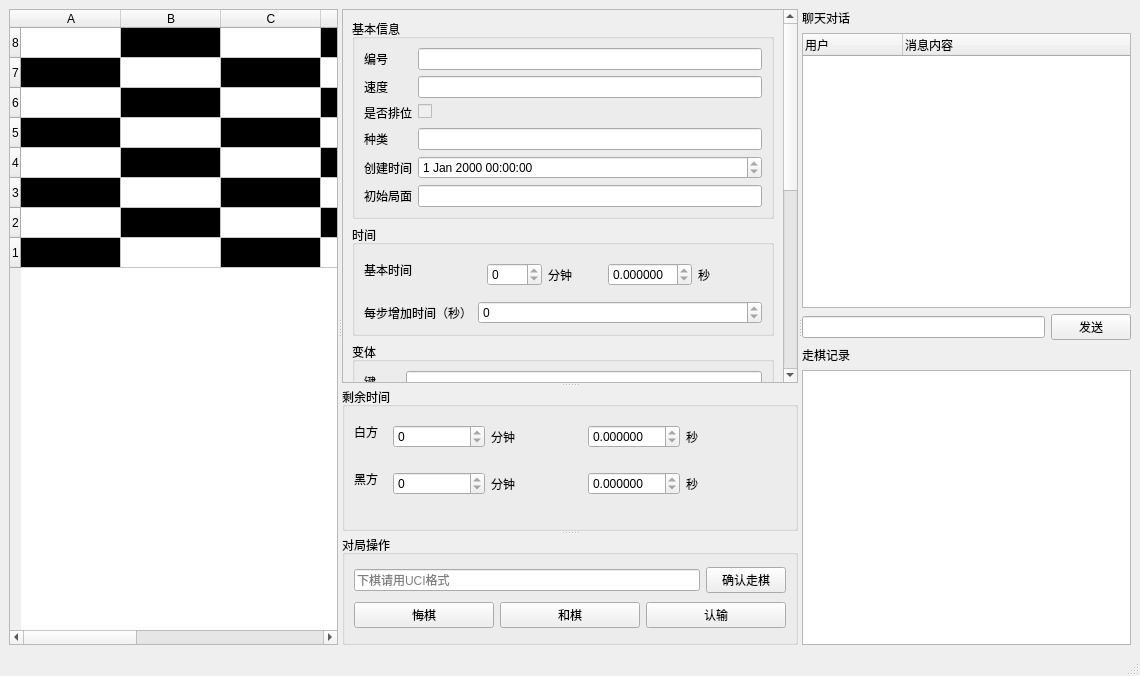
<?xml version="1.0" encoding="UTF-8"?>
<ui version="4.0">
 <class>MainWindow</class>
 <widget class="QMainWindow" name="MainWindow">
  <property name="geometry">
   <rect>
    <x>0</x>
    <y>0</y>
    <width>1140</width>
    <height>676</height>
   </rect>
  </property>
  <property name="windowTitle">
   <string>MainWindow</string>
  </property>
  <widget class="QWidget" name="centralwidget">
   <layout class="QHBoxLayout" name="horizontalLayout_7">
    <item>
     <widget class="QSplitter" name="splitter_2">
      <property name="orientation">
       <enum>Qt::Orientation::Horizontal</enum>
      </property>
      <widget class="QTableWidget" name="tableWidget">
       <row>
        <property name="text">
         <string>8</string>
        </property>
       </row>
       <row>
        <property name="text">
         <string>7</string>
        </property>
       </row>
       <row>
        <property name="text">
         <string>6</string>
        </property>
       </row>
       <row>
        <property name="text">
         <string>5</string>
        </property>
       </row>
       <row>
        <property name="text">
         <string>4</string>
        </property>
       </row>
       <row>
        <property name="text">
         <string>3</string>
        </property>
       </row>
       <row>
        <property name="text">
         <string>2</string>
        </property>
       </row>
       <row>
        <property name="text">
         <string>1</string>
        </property>
       </row>
       <column>
        <property name="text">
         <string>A</string>
        </property>
       </column>
       <column>
        <property name="text">
         <string>B</string>
        </property>
       </column>
       <column>
        <property name="text">
         <string>C</string>
        </property>
       </column>
       <column>
        <property name="text">
         <string>D</string>
        </property>
       </column>
       <column>
        <property name="text">
         <string>E</string>
        </property>
       </column>
       <column>
        <property name="text">
         <string>F</string>
        </property>
       </column>
       <column>
        <property name="text">
         <string>G</string>
        </property>
       </column>
       <column>
        <property name="text">
         <string>H</string>
        </property>
       </column>
       <item row="0" column="1">
        <property name="text">
         <string/>
        </property>
        <property name="background">
         <brush brushstyle="SolidPattern">
          <color alpha="255">
           <red>0</red>
           <green>0</green>
           <blue>0</blue>
          </color>
         </brush>
        </property>
        <property name="foreground">
         <brush brushstyle="NoBrush">
          <color alpha="255">
           <red>0</red>
           <green>0</green>
           <blue>0</blue>
          </color>
         </brush>
        </property>
       </item>
       <item row="0" column="3">
        <property name="text">
         <string/>
        </property>
        <property name="background">
         <brush brushstyle="SolidPattern">
          <color alpha="255">
           <red>0</red>
           <green>0</green>
           <blue>0</blue>
          </color>
         </brush>
        </property>
       </item>
       <item row="0" column="5">
        <property name="text">
         <string/>
        </property>
        <property name="background">
         <brush brushstyle="SolidPattern">
          <color alpha="255">
           <red>0</red>
           <green>0</green>
           <blue>0</blue>
          </color>
         </brush>
        </property>
       </item>
       <item row="0" column="7">
        <property name="text">
         <string/>
        </property>
        <property name="background">
         <brush brushstyle="SolidPattern">
          <color alpha="255">
           <red>0</red>
           <green>0</green>
           <blue>0</blue>
          </color>
         </brush>
        </property>
       </item>
       <item row="1" column="0">
        <property name="text">
         <string/>
        </property>
        <property name="background">
         <brush brushstyle="SolidPattern">
          <color alpha="255">
           <red>0</red>
           <green>0</green>
           <blue>0</blue>
          </color>
         </brush>
        </property>
       </item>
       <item row="1" column="2">
        <property name="text">
         <string/>
        </property>
        <property name="background">
         <brush brushstyle="SolidPattern">
          <color alpha="255">
           <red>0</red>
           <green>0</green>
           <blue>0</blue>
          </color>
         </brush>
        </property>
       </item>
       <item row="1" column="4">
        <property name="text">
         <string/>
        </property>
        <property name="background">
         <brush brushstyle="SolidPattern">
          <color alpha="255">
           <red>0</red>
           <green>0</green>
           <blue>0</blue>
          </color>
         </brush>
        </property>
       </item>
       <item row="1" column="6">
        <property name="text">
         <string/>
        </property>
        <property name="background">
         <brush brushstyle="SolidPattern">
          <color alpha="255">
           <red>0</red>
           <green>0</green>
           <blue>0</blue>
          </color>
         </brush>
        </property>
       </item>
       <item row="2" column="1">
        <property name="text">
         <string/>
        </property>
        <property name="background">
         <brush brushstyle="SolidPattern">
          <color alpha="255">
           <red>0</red>
           <green>0</green>
           <blue>0</blue>
          </color>
         </brush>
        </property>
       </item>
       <item row="2" column="3">
        <property name="text">
         <string/>
        </property>
        <property name="background">
         <brush brushstyle="SolidPattern">
          <color alpha="255">
           <red>0</red>
           <green>0</green>
           <blue>0</blue>
          </color>
         </brush>
        </property>
       </item>
       <item row="2" column="5">
        <property name="text">
         <string/>
        </property>
        <property name="background">
         <brush brushstyle="SolidPattern">
          <color alpha="255">
           <red>0</red>
           <green>0</green>
           <blue>0</blue>
          </color>
         </brush>
        </property>
       </item>
       <item row="2" column="7">
        <property name="text">
         <string/>
        </property>
        <property name="background">
         <brush brushstyle="SolidPattern">
          <color alpha="255">
           <red>0</red>
           <green>0</green>
           <blue>0</blue>
          </color>
         </brush>
        </property>
       </item>
       <item row="3" column="0">
        <property name="text">
         <string/>
        </property>
        <property name="background">
         <brush brushstyle="SolidPattern">
          <color alpha="255">
           <red>0</red>
           <green>0</green>
           <blue>0</blue>
          </color>
         </brush>
        </property>
       </item>
       <item row="3" column="2">
        <property name="text">
         <string/>
        </property>
        <property name="background">
         <brush brushstyle="SolidPattern">
          <color alpha="255">
           <red>0</red>
           <green>0</green>
           <blue>0</blue>
          </color>
         </brush>
        </property>
       </item>
       <item row="3" column="4">
        <property name="text">
         <string/>
        </property>
        <property name="background">
         <brush brushstyle="SolidPattern">
          <color alpha="255">
           <red>0</red>
           <green>0</green>
           <blue>0</blue>
          </color>
         </brush>
        </property>
       </item>
       <item row="3" column="6">
        <property name="text">
         <string/>
        </property>
        <property name="background">
         <brush brushstyle="SolidPattern">
          <color alpha="255">
           <red>0</red>
           <green>0</green>
           <blue>0</blue>
          </color>
         </brush>
        </property>
       </item>
       <item row="4" column="1">
        <property name="text">
         <string/>
        </property>
        <property name="background">
         <brush brushstyle="SolidPattern">
          <color alpha="255">
           <red>0</red>
           <green>0</green>
           <blue>0</blue>
          </color>
         </brush>
        </property>
       </item>
       <item row="4" column="3">
        <property name="text">
         <string/>
        </property>
        <property name="background">
         <brush brushstyle="SolidPattern">
          <color alpha="255">
           <red>0</red>
           <green>0</green>
           <blue>0</blue>
          </color>
         </brush>
        </property>
       </item>
       <item row="4" column="5">
        <property name="text">
         <string/>
        </property>
        <property name="background">
         <brush brushstyle="SolidPattern">
          <color alpha="255">
           <red>0</red>
           <green>0</green>
           <blue>0</blue>
          </color>
         </brush>
        </property>
       </item>
       <item row="4" column="7">
        <property name="text">
         <string/>
        </property>
        <property name="background">
         <brush brushstyle="SolidPattern">
          <color alpha="255">
           <red>0</red>
           <green>0</green>
           <blue>0</blue>
          </color>
         </brush>
        </property>
       </item>
       <item row="5" column="0">
        <property name="text">
         <string/>
        </property>
        <property name="background">
         <brush brushstyle="SolidPattern">
          <color alpha="255">
           <red>0</red>
           <green>0</green>
           <blue>0</blue>
          </color>
         </brush>
        </property>
       </item>
       <item row="5" column="2">
        <property name="text">
         <string/>
        </property>
        <property name="background">
         <brush brushstyle="SolidPattern">
          <color alpha="255">
           <red>0</red>
           <green>0</green>
           <blue>0</blue>
          </color>
         </brush>
        </property>
       </item>
       <item row="5" column="4">
        <property name="text">
         <string/>
        </property>
        <property name="background">
         <brush brushstyle="SolidPattern">
          <color alpha="255">
           <red>0</red>
           <green>0</green>
           <blue>0</blue>
          </color>
         </brush>
        </property>
       </item>
       <item row="5" column="6">
        <property name="text">
         <string/>
        </property>
        <property name="background">
         <brush brushstyle="SolidPattern">
          <color alpha="255">
           <red>0</red>
           <green>0</green>
           <blue>0</blue>
          </color>
         </brush>
        </property>
       </item>
       <item row="6" column="1">
        <property name="text">
         <string/>
        </property>
        <property name="background">
         <brush brushstyle="SolidPattern">
          <color alpha="255">
           <red>0</red>
           <green>0</green>
           <blue>0</blue>
          </color>
         </brush>
        </property>
       </item>
       <item row="6" column="3">
        <property name="text">
         <string/>
        </property>
        <property name="background">
         <brush brushstyle="SolidPattern">
          <color alpha="255">
           <red>0</red>
           <green>0</green>
           <blue>0</blue>
          </color>
         </brush>
        </property>
       </item>
       <item row="6" column="5">
        <property name="text">
         <string/>
        </property>
        <property name="background">
         <brush brushstyle="SolidPattern">
          <color alpha="255">
           <red>0</red>
           <green>0</green>
           <blue>0</blue>
          </color>
         </brush>
        </property>
       </item>
       <item row="6" column="7">
        <property name="text">
         <string/>
        </property>
        <property name="background">
         <brush brushstyle="SolidPattern">
          <color alpha="255">
           <red>0</red>
           <green>0</green>
           <blue>0</blue>
          </color>
         </brush>
        </property>
       </item>
       <item row="7" column="0">
        <property name="text">
         <string/>
        </property>
        <property name="background">
         <brush brushstyle="SolidPattern">
          <color alpha="255">
           <red>0</red>
           <green>0</green>
           <blue>0</blue>
          </color>
         </brush>
        </property>
       </item>
       <item row="7" column="2">
        <property name="text">
         <string/>
        </property>
        <property name="background">
         <brush brushstyle="SolidPattern">
          <color alpha="255">
           <red>0</red>
           <green>0</green>
           <blue>0</blue>
          </color>
         </brush>
        </property>
       </item>
       <item row="7" column="4">
        <property name="text">
         <string/>
        </property>
        <property name="background">
         <brush brushstyle="SolidPattern">
          <color alpha="255">
           <red>0</red>
           <green>0</green>
           <blue>0</blue>
          </color>
         </brush>
        </property>
       </item>
       <item row="7" column="6">
        <property name="text">
         <string/>
        </property>
        <property name="background">
         <brush brushstyle="SolidPattern">
          <color alpha="255">
           <red>0</red>
           <green>0</green>
           <blue>0</blue>
          </color>
         </brush>
        </property>
       </item>
      </widget>
      <widget class="QSplitter" name="splitter">
       <property name="orientation">
        <enum>Qt::Orientation::Vertical</enum>
       </property>
       <widget class="QScrollArea" name="scrollArea">
        <property name="widgetResizable">
         <bool>true</bool>
        </property>
        <widget class="QWidget" name="scrollAreaWidgetContents">
         <property name="geometry">
          <rect>
           <x>0</x>
           <y>-362</y>
           <width>454</width>
           <height>753</height>
          </rect>
         </property>
         <layout class="QVBoxLayout" name="verticalLayout">
          <item>
           <widget class="QGroupBox" name="groupBox">
            <property name="title">
             <string>基本信息</string>
            </property>
            <layout class="QFormLayout" name="formLayout">
             <item row="0" column="0">
              <widget class="QLabel" name="label">
               <property name="text">
                <string>编号</string>
               </property>
              </widget>
             </item>
             <item row="0" column="1">
              <widget class="QLineEdit" name="lineEdit">
               <property name="readOnly">
                <bool>true</bool>
               </property>
              </widget>
             </item>
             <item row="1" column="0">
              <widget class="QLabel" name="label_2">
               <property name="text">
                <string>速度</string>
               </property>
              </widget>
             </item>
             <item row="1" column="1">
              <widget class="QLineEdit" name="lineEdit_2">
               <property name="readOnly">
                <bool>true</bool>
               </property>
              </widget>
             </item>
             <item row="2" column="0">
              <widget class="QLabel" name="label_3">
               <property name="text">
                <string>是否排位</string>
               </property>
              </widget>
             </item>
             <item row="2" column="1">
              <widget class="QCheckBox" name="checkBox">
               <property name="enabled">
                <bool>false</bool>
               </property>
               <property name="text">
                <string/>
               </property>
               <property name="checked">
                <bool>false</bool>
               </property>
               <property name="tristate">
                <bool>false</bool>
               </property>
              </widget>
             </item>
             <item row="3" column="0">
              <widget class="QLabel" name="label_4">
               <property name="text">
                <string>种类</string>
               </property>
              </widget>
             </item>
             <item row="3" column="1">
              <widget class="QLineEdit" name="lineEdit_3">
               <property name="readOnly">
                <bool>true</bool>
               </property>
              </widget>
             </item>
             <item row="4" column="0">
              <widget class="QLabel" name="label_5">
               <property name="text">
                <string>创建时间</string>
               </property>
              </widget>
             </item>
             <item row="4" column="1">
              <widget class="QDateTimeEdit" name="dateTimeEdit">
               <property name="readOnly">
                <bool>true</bool>
               </property>
               <property name="calendarPopup">
                <bool>false</bool>
               </property>
              </widget>
             </item>
             <item row="5" column="0">
              <widget class="QLabel" name="label_6">
               <property name="text">
                <string>初始局面</string>
               </property>
              </widget>
             </item>
             <item row="5" column="1">
              <widget class="QLineEdit" name="lineEdit_4">
               <property name="frame">
                <bool>true</bool>
               </property>
               <property name="readOnly">
                <bool>true</bool>
               </property>
              </widget>
             </item>
            </layout>
           </widget>
          </item>
          <item>
           <widget class="QGroupBox" name="groupBox_3">
            <property name="title">
             <string>时间</string>
            </property>
            <layout class="QFormLayout" name="formLayout_4">
             <item row="0" column="0">
              <widget class="QLabel" name="label_11">
               <property name="text">
                <string>基本时间</string>
               </property>
              </widget>
             </item>
             <item row="2" column="0">
              <widget class="QLabel" name="label_12">
               <property name="text">
                <string>每步增加时间（秒）</string>
               </property>
              </widget>
             </item>
             <item row="2" column="1">
              <widget class="QSpinBox" name="spinBox_2">
               <property name="readOnly">
                <bool>true</bool>
               </property>
              </widget>
             </item>
             <item row="0" column="1">
              <widget class="QWidget" name="widget" native="true">
               <layout class="QHBoxLayout" name="horizontalLayout">
                <item>
                 <widget class="QSpinBox" name="spinBox_4">
                  <property name="readOnly">
                   <bool>true</bool>
                  </property>
                 </widget>
                </item>
                <item>
                 <widget class="QLabel" name="label_13">
                  <property name="text">
                   <string>分钟</string>
                  </property>
                 </widget>
                </item>
                <item>
                 <widget class="QDoubleSpinBox" name="doubleSpinBox">
                  <property name="readOnly">
                   <bool>true</bool>
                  </property>
                  <property name="decimals">
                   <number>6</number>
                  </property>
                 </widget>
                </item>
                <item>
                 <widget class="QLabel" name="label_14">
                  <property name="text">
                   <string>秒</string>
                  </property>
                 </widget>
                </item>
               </layout>
              </widget>
             </item>
            </layout>
           </widget>
          </item>
          <item>
           <widget class="QGroupBox" name="groupBox_7">
            <property name="title">
             <string>变体</string>
            </property>
            <layout class="QFormLayout" name="formLayout_6">
             <item row="1" column="0">
              <widget class="QLabel" name="label_25">
               <property name="text">
                <string>键</string>
               </property>
              </widget>
             </item>
             <item row="2" column="0">
              <widget class="QLabel" name="label_26">
               <property name="text">
                <string>名称</string>
               </property>
              </widget>
             </item>
             <item row="2" column="1">
              <widget class="QLineEdit" name="lineEdit_10">
               <property name="readOnly">
                <bool>true</bool>
               </property>
              </widget>
             </item>
             <item row="3" column="0">
              <widget class="QLabel" name="label_27">
               <property name="text">
                <string>短名称</string>
               </property>
              </widget>
             </item>
             <item row="3" column="1">
              <widget class="QLineEdit" name="lineEdit_14">
               <property name="readOnly">
                <bool>true</bool>
               </property>
              </widget>
             </item>
             <item row="1" column="1">
              <widget class="QLineEdit" name="lineEdit_9">
               <property name="readOnly">
                <bool>true</bool>
               </property>
              </widget>
             </item>
            </layout>
           </widget>
          </item>
          <item>
           <widget class="QGroupBox" name="groupBox_2">
            <property name="title">
             <string>白方</string>
            </property>
            <layout class="QFormLayout" name="formLayout_2">
             <item row="0" column="0">
              <widget class="QLabel" name="label_7">
               <property name="text">
                <string>编号</string>
               </property>
              </widget>
             </item>
             <item row="0" column="1">
              <widget class="QLineEdit" name="lineEdit_5">
               <property name="readOnly">
                <bool>true</bool>
               </property>
              </widget>
             </item>
             <item row="1" column="0">
              <widget class="QLabel" name="label_8">
               <property name="text">
                <string>名称</string>
               </property>
              </widget>
             </item>
             <item row="1" column="1">
              <widget class="QLineEdit" name="lineEdit_6">
               <property name="readOnly">
                <bool>true</bool>
               </property>
              </widget>
             </item>
             <item row="2" column="0">
              <widget class="QLabel" name="label_9">
               <property name="text">
                <string>头衔</string>
               </property>
              </widget>
             </item>
             <item row="2" column="1">
              <widget class="QLineEdit" name="lineEdit_7">
               <property name="readOnly">
                <bool>true</bool>
               </property>
              </widget>
             </item>
             <item row="3" column="0">
              <widget class="QLabel" name="label_10">
               <property name="text">
                <string>等级分</string>
               </property>
              </widget>
             </item>
             <item row="3" column="1">
              <widget class="QSpinBox" name="spinBox">
               <property name="readOnly">
                <bool>true</bool>
               </property>
              </widget>
             </item>
            </layout>
           </widget>
          </item>
          <item>
           <widget class="QGroupBox" name="groupBox_4">
            <property name="title">
             <string>黑方</string>
            </property>
            <layout class="QFormLayout" name="formLayout_3">
             <item row="0" column="0">
              <widget class="QLabel" name="label_15">
               <property name="text">
                <string>编号</string>
               </property>
              </widget>
             </item>
             <item row="0" column="1">
              <widget class="QLineEdit" name="lineEdit_11">
               <property name="readOnly">
                <bool>true</bool>
               </property>
              </widget>
             </item>
             <item row="1" column="0">
              <widget class="QLabel" name="label_16">
               <property name="text">
                <string>名称</string>
               </property>
              </widget>
             </item>
             <item row="1" column="1">
              <widget class="QLineEdit" name="lineEdit_12">
               <property name="readOnly">
                <bool>true</bool>
               </property>
              </widget>
             </item>
             <item row="2" column="0">
              <widget class="QLabel" name="label_17">
               <property name="text">
                <string>头衔</string>
               </property>
              </widget>
             </item>
             <item row="2" column="1">
              <widget class="QLineEdit" name="lineEdit_13">
               <property name="readOnly">
                <bool>true</bool>
               </property>
              </widget>
             </item>
             <item row="3" column="0">
              <widget class="QLabel" name="label_18">
               <property name="text">
                <string>等级分</string>
               </property>
              </widget>
             </item>
             <item row="3" column="1">
              <widget class="QSpinBox" name="spinBox_3">
               <property name="readOnly">
                <bool>true</bool>
               </property>
              </widget>
             </item>
            </layout>
           </widget>
          </item>
         </layout>
        </widget>
       </widget>
       <widget class="QGroupBox" name="groupBox_5">
        <property name="title">
         <string>剩余时间</string>
        </property>
        <layout class="QFormLayout" name="formLayout_5">
         <item row="0" column="0">
          <widget class="QLabel" name="label_19">
           <property name="text">
            <string>白方</string>
           </property>
          </widget>
         </item>
         <item row="0" column="1">
          <widget class="QWidget" name="widget_2" native="true">
           <layout class="QHBoxLayout" name="horizontalLayout_2">
            <item>
             <widget class="QSpinBox" name="spinBox_5">
              <property name="readOnly">
               <bool>true</bool>
              </property>
             </widget>
            </item>
            <item>
             <widget class="QLabel" name="label_20">
              <property name="text">
               <string>分钟</string>
              </property>
             </widget>
            </item>
            <item>
             <widget class="QDoubleSpinBox" name="doubleSpinBox_2">
              <property name="readOnly">
               <bool>true</bool>
              </property>
              <property name="decimals">
               <number>6</number>
              </property>
             </widget>
            </item>
            <item>
             <widget class="QLabel" name="label_21">
              <property name="text">
               <string>秒</string>
              </property>
             </widget>
            </item>
           </layout>
          </widget>
         </item>
         <item row="1" column="0">
          <widget class="QLabel" name="label_22">
           <property name="text">
            <string>黑方</string>
           </property>
          </widget>
         </item>
         <item row="1" column="1">
          <widget class="QWidget" name="widget_3" native="true">
           <layout class="QHBoxLayout" name="horizontalLayout_3">
            <item>
             <widget class="QSpinBox" name="spinBox_6">
              <property name="readOnly">
               <bool>true</bool>
              </property>
             </widget>
            </item>
            <item>
             <widget class="QLabel" name="label_23">
              <property name="text">
               <string>分钟</string>
              </property>
             </widget>
            </item>
            <item>
             <widget class="QDoubleSpinBox" name="doubleSpinBox_3">
              <property name="readOnly">
               <bool>true</bool>
              </property>
              <property name="decimals">
               <number>6</number>
              </property>
             </widget>
            </item>
            <item>
             <widget class="QLabel" name="label_24">
              <property name="text">
               <string>秒</string>
              </property>
             </widget>
            </item>
           </layout>
          </widget>
         </item>
        </layout>
       </widget>
       <widget class="QGroupBox" name="groupBox_6">
        <property name="title">
         <string>对局操作</string>
        </property>
        <layout class="QVBoxLayout" name="verticalLayout_2">
         <item>
          <layout class="QHBoxLayout" name="horizontalLayout_4">
           <item>
            <widget class="QLineEdit" name="lineEdit_8">
             <property name="placeholderText">
              <string>下棋请用UCI格式</string>
             </property>
            </widget>
           </item>
           <item>
            <widget class="QPushButton" name="pushButton">
             <property name="text">
              <string>确认走棋</string>
             </property>
            </widget>
           </item>
          </layout>
         </item>
         <item>
          <layout class="QHBoxLayout" name="horizontalLayout_5">
           <item>
            <widget class="QPushButton" name="pushButton_2">
             <property name="text">
              <string>悔棋</string>
             </property>
            </widget>
           </item>
           <item>
            <widget class="QPushButton" name="pushButton_3">
             <property name="text">
              <string>和棋</string>
             </property>
            </widget>
           </item>
           <item>
            <widget class="QPushButton" name="pushButton_4">
             <property name="text">
              <string>认输</string>
             </property>
            </widget>
           </item>
          </layout>
         </item>
        </layout>
       </widget>
      </widget>
      <widget class="QWidget" name="widget_4" native="true">
       <layout class="QVBoxLayout" name="verticalLayout_3">
        <item>
         <widget class="QLabel" name="label_28">
          <property name="text">
           <string>聊天对话</string>
          </property>
         </widget>
        </item>
        <item>
         <widget class="QTreeWidget" name="treeWidget">
          <column>
           <property name="text">
            <string>用户</string>
           </property>
          </column>
          <column>
           <property name="text">
            <string>消息内容</string>
           </property>
          </column>
         </widget>
        </item>
        <item>
         <layout class="QHBoxLayout" name="horizontalLayout_6">
          <item>
           <widget class="QLineEdit" name="lineEdit_15"/>
          </item>
          <item>
           <widget class="QPushButton" name="pushButton_5">
            <property name="text">
             <string>发送</string>
            </property>
           </widget>
          </item>
         </layout>
        </item>
        <item>
         <widget class="QLabel" name="label_29">
          <property name="text">
           <string>走棋记录</string>
          </property>
         </widget>
        </item>
        <item>
         <widget class="QListWidget" name="listWidget"/>
        </item>
       </layout>
      </widget>
     </widget>
    </item>
   </layout>
  </widget>
  <widget class="QStatusBar" name="statusbar"/>
 </widget>
 <resources/>
 <connections/>
</ui>
